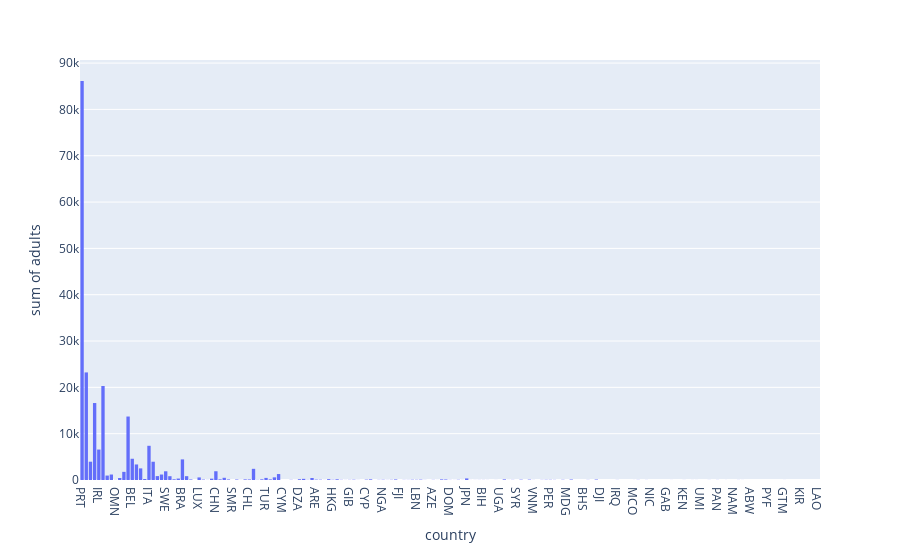

The cell this chart's notebook holds for it:
### Code cell
px.histogram(df , x= 'country', y='adults')

### Figure 1 — Plotly figure (JSON) as saved in the notebook; plotly's stock layout.template omitted (floating-point values rounded to 4 significant figures; data arrays with more than 128 entries replaced by an {"elided": "..."} marker saying what was removed)
{"data": [{"alignmentgroup": "True", "bingroup": "x", "histfunc": "sum", "hovertemplate": "country=%{x}<br>sum of adults=%{y}<extra></extra>", "legendgroup": "", "marker": {"color": "#636efa", "pattern": {"shape": ""}}, "name": "", "offsetgroup": "", "orientation": "v", "showlegend": false, "type": "histogram", "x": {"elided": "119390 str values"}, "xaxis": "x", "y": {"elided": "119390 int values"}, "yaxis": "y"}], "layout": {"barmode": "relative", "legend": {"tracegroupgap": 0}, "margin": {"t": 60}, "xaxis": {"anchor": "y", "domain": [0, 1], "title": {"text": "country"}}, "yaxis": {"anchor": "x", "domain": [0, 1], "title": {"text": "sum of adults"}}}}
